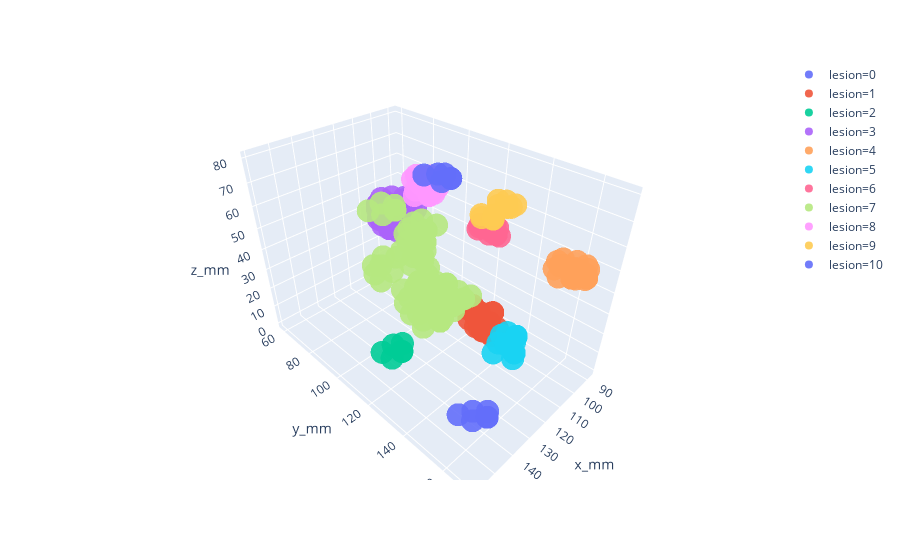

The notebook cell this image was saved under:
### Code cell
import plotly.express as px
fig = px.scatter_3d(points_df, x='x_mm', y='y_mm', z='z_mm', color="lesion", opacity=0.9)
fig.show()

### Figure 1 — Plotly figure (JSON) as saved in the notebook; plotly's stock layout.template omitted (floating-point values rounded to 4 significant figures)
{"data": [{"hoverlabel": {"namelength": 0}, "hovertemplate": "lesion=0<br>x_mm=%{x}<br>y_mm=%{y}<br>z_mm=%{z}", "legendgroup": "lesion=0", "marker": {"color": "#636efa", "opacity": 0.9, "symbol": "circle"}, "mode": "markers", "name": "lesion=0", "scene": "scene", "showlegend": true, "type": "scatter3d", "x": [135.2, 140.3, 142.0, 136.9, 132.9, 135.2], "y": [157.2, 154.4, 148.7, 151.5, 155.5, 157.2], "z": [0, 0, 0, 0, 0, 0]}, {"hoverlabel": {"namelength": 0}, "hovertemplate": "lesion=1<br>x_mm=%{x}<br>y_mm=%{y}<br>z_mm=%{z}", "legendgroup": "lesion=1", "marker": {"color": "#EF553B", "opacity": 0.9, "symbol": "circle"}, "mode": "markers", "name": "lesion=1", "scene": "scene", "showlegend": true, "type": "scatter3d", "x": [104.2, 104.2, 100.8, 99.69, 101.9, 104.2, 102.5, 108.1, 107.0, 101.9, 100.3, 96.31, 96.31, 102.5, 108.1, 108.1, 104.8, 103.1, 105.3, 108.1, 107.0, 107.0, 107.0, 104.2, 103.6, 104.8, 108.1, 108.1, 107.0], "y": [128.4, 124.5, 124.5, 128.4, 130.7, 128.4, 130.7, 129.6, 122.8, 118.8, 122.8, 127.3, 127.3, 130.7, 136.3, 131.8, 132.9, 135.2, 135.8, 136.3, 125.6, 120.0, 117.2, 118.3, 121.7, 124.5, 127.3, 127.3, 125.6], "z": [5, 5, 5, 5, 5, 5, 10, 10, 10, 10, 10, 10, 10, 10, 10, 10, 10, 10, 10, 10, 15, 15, 15, 15, 15, 15, 15, 15, 15]}, {"hoverlabel": {"namelength": 0}, "hovertemplate": "lesion=2<br>x_mm=%{x}<br>y_mm=%{y}<br>z_mm=%{z}", "legendgroup": "lesion=2", "marker": {"color": "#00cc96", "opacity": 0.9, "symbol": "circle"}, "mode": "markers", "name": "lesion=2", "scene": "scene", "showlegend": true, "type": "scatter3d", "x": [154.4, 158.9, 159.4, 154.4, 151.5, 154.4], "y": [132.4, 132.4, 127.9, 127.9, 129.6, 132.4], "z": [30, 30, 30, 30, 30, 30]}, {"hoverlabel": {"namelength": 0}, "hovertemplate": "lesion=3<br>x_mm=%{x}<br>y_mm=%{y}<br>z_mm=%{z}", "legendgroup": "lesion=3", "marker": {"color": "#ab63fa", "opacity": 0.9, "symbol": "circle"}, "mode": "markers", "name": "lesion=3", "scene": "scene", "showlegend": true, "type": "scatter3d", "x": [105.3, 105.3, 100.3, 96.31, 94.05, 92.36, 96.31, 100.3, 103.1, 106.5, 103.1, 105.3, 113.2, 113.2, 111.0, 108.1, 105.3, 102.5, 98.0, 92.93, 92.36, 92.36, 95.74, 100.3, 100.8, 105.9, 109.8, 112.1, 113.2, 109.8, 109.8, 108.1, 103.1, 98.56, 94.62, 94.62, 98.0, 100.3, 104.2, 110.4, 109.8], "y": [72.64, 64.75, 62.49, 65.31, 69.82, 72.64, 74.33, 74.33, 77.71, 77.71, 72.64, 72.64, 79.96, 75.46, 69.82, 68.69, 62.49, 59.11, 61.93, 65.88, 70.38, 74.89, 76.02, 72.64, 72.07, 78.27, 79.96, 79.96, 79.96, 79.96, 72.07, 66.44, 63.06, 65.31, 69.82, 71.51, 73.2, 75.46, 76.58, 79.4, 79.96], "z": [35, 35, 35, 35, 35, 35, 35, 35, 35, 35, 35, 35, 40, 40, 40, 40, 40, 40, 40, 40, 40, 40, 40, 40, 40, 40, 40, 40, 40, 45, 45, 45, 45, 45, 45, 45, 45, 45, 45, 45, 45]}, {"hoverlabel": {"namelength": 0}, "hovertemplate": "lesion=4<br>x_mm=%{x}<br>y_mm=%{y}<br>z_mm=%{z}", "legendgroup": "lesion=4", "marker": {"color": "#FFA15A", "opacity": 0.9, "symbol": "circle"}, "mode": "markers", "name": "lesion=4", "scene": "scene", "showlegend": true, "type": "scatter3d", "x": [95.18, 98.0, 94.62, 90.11, 89.54, 94.62, 95.18, 98.0, 98.56, 95.74, 98.0, 96.31, 93.49, 91.24, 91.24, 92.93, 96.31, 99.12, 98.0], "y": [160.0, 156.0, 152.1, 153.2, 157.7, 161.1, 160.0, 166.8, 163.9, 160.6, 156.0, 153.8, 154.4, 158.9, 162.8, 164.5, 165.6, 166.8, 166.8], "z": [45, 45, 45, 45, 45, 45, 45, 50, 50, 50, 50, 50, 50, 50, 50, 50, 50, 50, 50]}, {"hoverlabel": {"namelength": 0}, "hovertemplate": "lesion=5<br>x_mm=%{x}<br>y_mm=%{y}<br>z_mm=%{z}", "legendgroup": "lesion=5", "marker": {"color": "#19d3f3", "opacity": 0.9, "symbol": "circle"}, "mode": "markers", "name": "lesion=5", "scene": "scene", "showlegend": true, "type": "scatter3d", "x": [140.8, 143.1, 145.3, 140.8, 139.1, 140.8, 139.1, 141.4, 144.2, 142.0, 139.7, 139.1], "y": [168.4, 169.6, 163.9, 162.2, 165.6, 168.4, 167.3, 168.4, 167.3, 163.9, 164.5, 167.3], "z": [45, 45, 45, 45, 45, 45, 50, 50, 50, 50, 50, 50]}, {"hoverlabel": {"namelength": 0}, "hovertemplate": "lesion=6<br>x_mm=%{x}<br>y_mm=%{y}<br>z_mm=%{z}", "legendgroup": "lesion=6", "marker": {"color": "#FF6692", "opacity": 0.9, "symbol": "circle"}, "mode": "markers", "name": "lesion=6", "scene": "scene", "showlegend": true, "type": "scatter3d", "x": [97.43, 99.12, 99.12, 97.43, 95.74, 92.93, 91.8, 92.93, 96.87, 97.43, 97.43], "y": [126.2, 123.9, 118.3, 117.7, 116.6, 119.4, 121.1, 123.4, 123.4, 127.9, 126.2], "z": [50, 50, 50, 50, 50, 50, 50, 50, 50, 50, 50]}, {"hoverlabel": {"namelength": 0}, "hovertemplate": "lesion=7<br>x_mm=%{x}<br>y_mm=%{y}<br>z_mm=%{z}", "legendgroup": "lesion=7", "marker": {"color": "#B6E880", "opacity": 0.9, "symbol": "circle"}, "mode": "markers", "name": "lesion=7", "scene": "scene", "showlegend": true, "type": "scatter3d", "x": [150.4, 156.0, 152.7, 149.3, 145.9, 143.1, 143.6, 148.7, 150.4, 136.9, 140.8, 142.0, 138.6, 135.2, 134.1, 136.9, 145.3, 152.1, 153.8, 152.7, 148.2, 140.8, 136.3, 135.8, 137.4, 140.8, 145.3, 146.5, 149.3, 152.7, 157.7, 158.3, 156.0, 153.2, 147.0, 144.8, 143.6, 143.1, 144.2, 145.9, 146.5, 139.1, 145.3, 152.1, 154.4, 148.7, 142.0, 136.3, 136.3, 139.1, 144.8, 149.8, 154.9, 152.7, 146.5, 144.8, 132.4, 136.3, 133.5, 133.5, 132.4, 132.4, 135.8, 131.8, 128.4, 127.3, 132.4, 136.3, 141.4, 143.1, 136.3, 134.1, 136.3], "y": [146.5, 144.8, 139.1, 137.4, 139.7, 143.6, 145.9, 145.9, 146.5, 144.2, 144.2, 137.4, 137.4, 140.3, 144.8, 144.2, 131.8, 131.2, 122.8, 118.3, 116.0, 116.0, 120.0, 123.9, 128.4, 131.2, 131.8, 148.2, 146.5, 146.5, 146.5, 142.0, 136.9, 135.8, 135.8, 137.4, 140.8, 142.5, 144.8, 148.2, 148.2, 127.3, 128.4, 126.7, 120.0, 118.3, 120.0, 121.1, 125.6, 127.3, 143.6, 143.6, 143.6, 138.0, 140.3, 143.6, 121.7, 117.2, 112.7, 118.3, 121.7, 122.2, 117.2, 115.5, 116.0, 122.2, 122.2, 111.0, 110.4, 104.8, 103.6, 108.1, 111.0], "z": [50, 50, 50, 50, 50, 50, 50, 50, 50, 50, 50, 50, 50, 50, 50, 50, 55, 55, 55, 55, 55, 55, 55, 55, 55, 55, 55, 55, 55, 55, 55, 55, 55, 55, 55, 55, 55, 55, 55, 55, 55, 60, 60, 60, 60, 60, 60, 60, 60, 60, 60, 60, 60, 60, 60, 60, 60, 60, 60, 60, 60, 65, 65, 65, 65, 65, 65, 70, 70, 70, 70, 70, 70]}, {"hoverlabel": {"namelength": 0}, "hovertemplate": "lesion=8<br>x_mm=%{x}<br>y_mm=%{y}<br>z_mm=%{z}", "legendgroup": "lesion=8", "marker": {"color": "#FF97FF", "opacity": 0.9, "symbol": "circle"}, "mode": "markers", "name": "lesion=8", "scene": "scene", "showlegend": true, "type": "scatter3d", "x": [99.12, 103.6, 99.69, 91.24, 96.31, 99.12, 98.56, 101.4, 100.3, 96.31, 92.93, 92.93, 96.87, 98.56], "y": [90.67, 86.16, 82.78, 87.85, 90.67, 90.67, 89.54, 87.29, 81.65, 79.96, 84.47, 87.85, 88.42, 89.54], "z": [55, 55, 55, 55, 55, 55, 60, 60, 60, 60, 60, 60, 60, 60]}, {"hoverlabel": {"namelength": 0}, "hovertemplate": "lesion=9<br>x_mm=%{x}<br>y_mm=%{y}<br>z_mm=%{z}", "legendgroup": "lesion=9", "marker": {"color": "#FECB52", "opacity": 0.9, "symbol": "circle"}, "mode": "markers", "name": "lesion=9", "scene": "scene", "showlegend": true, "type": "scatter3d", "x": [95.74, 98.0, 96.31, 92.93, 95.74, 91.8, 92.93, 89.54, 87.85, 87.85, 90.67, 91.8], "y": [122.8, 118.8, 117.2, 121.1, 122.8, 126.2, 122.8, 120.0, 122.8, 127.3, 127.3, 126.2], "z": [55, 55, 55, 55, 55, 60, 60, 60, 60, 60, 60, 60]}, {"hoverlabel": {"namelength": 0}, "hovertemplate": "lesion=10<br>x_mm=%{x}<br>y_mm=%{y}<br>z_mm=%{z}", "legendgroup": "lesion=10", "marker": {"color": "#636efa", "opacity": 0.9, "symbol": "circle"}, "mode": "markers", "name": "lesion=10", "scene": "scene", "showlegend": true, "type": "scatter3d", "x": [120.0, 123.9, 124.5, 120.5, 118.8, 120.0], "y": [121.7, 121.1, 113.2, 116.0, 117.7, 121.7], "z": [80, 80, 80, 80, 80, 80]}], "layout": {"legend": {"tracegroupgap": 0}, "margin": {"t": 60}, "scene": {"domain": {"x": [0, 1], "y": [0, 1]}, "xaxis": {"title": {"text": "x_mm"}}, "yaxis": {"title": {"text": "y_mm"}}, "zaxis": {"title": {"text": "z_mm"}}}}}
